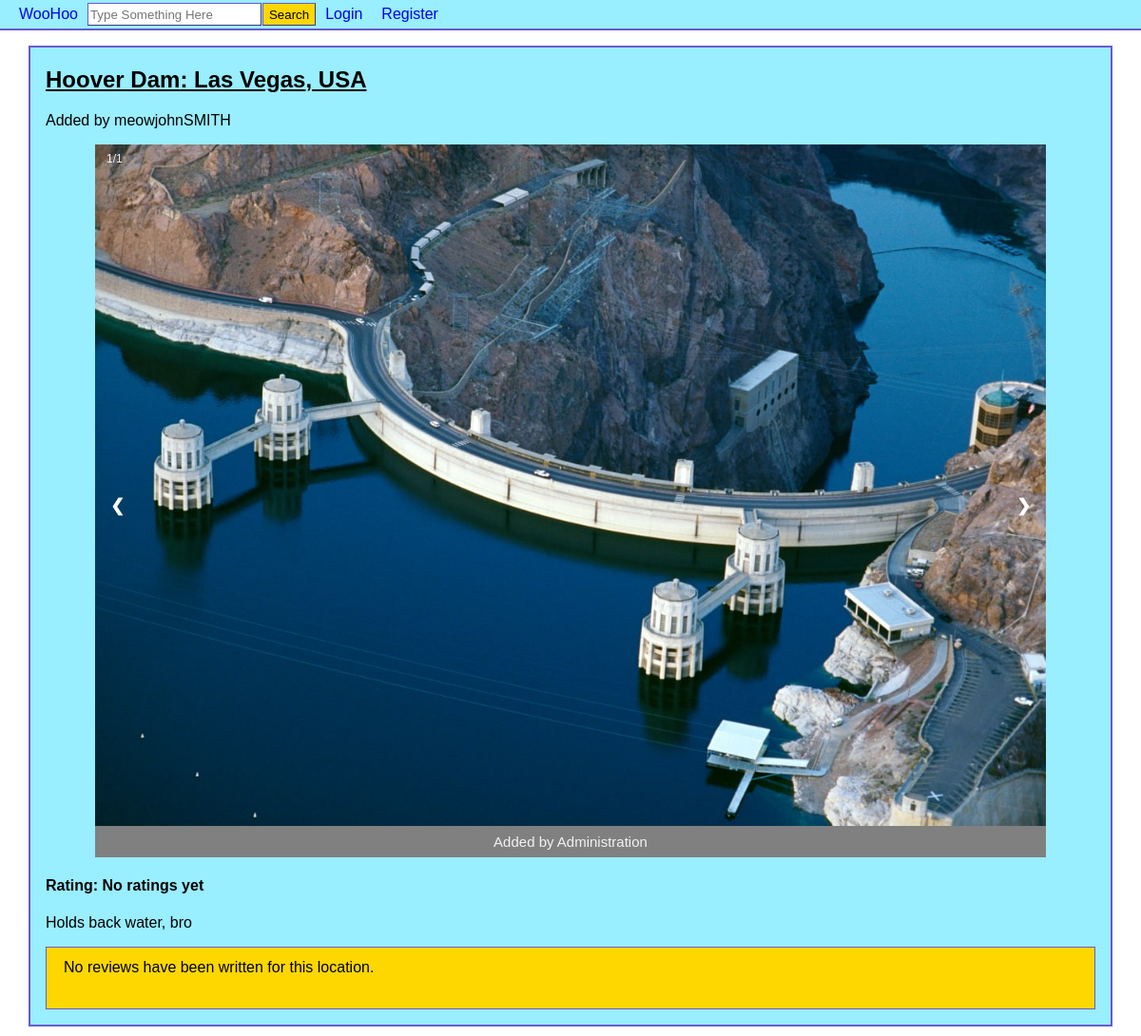
/place.php?place=4, run on the app's committed database.
### tables this page shows
CREATE TABLE `places` (
  `placeID` int(11) NOT NULL,
  `placeName` varchar(255) NOT NULL,
  `city` varchar(255) NOT NULL,
  `country` varchar(255) NOT NULL,
  `description` text DEFAULT NULL,
  `reviewScore` decimal(10,1) DEFAULT NULL,
  `userID` int(11) NOT NULL
);

CREATE TABLE `users` (
  `userID` int(11) NOT NULL,
  `username` varchar(255) NOT NULL,
  `email` varchar(255) NOT NULL,
  `password` varchar(255) NOT NULL,
  `dateRegistered` date NOT NULL
);

CREATE TABLE `pictures` (
  `pictureID` int(11) NOT NULL,
  `image` varchar(255) NOT NULL,
  `placeID` int(11) NOT NULL,
  `userID` int(11) NOT NULL
);

### place.php (the view, shortened to what this page needs)
<?php
require('database.php');
$place = $_GET['place'];
try {
	$placeQ = "SELECT * FROM places WHERE placeID=" . $place;
	$s5 = $db->prepare($placeQ);
	$s5->execute();
	$results = $s5->fetchAll();
	if ($results == null) {
		header('location: place_404.php');
	} else $results = $results[0];
} catch (PDOException $ex) {
	if(!isset($_GET['logout'])) {
		throw $ex;
	}
	echo $ex->getMessage();
}
?>
<!DOCTYPE html>
<html>
<head>
<link rel="stylesheet" href="css/style.css"/>
</head>
<body>
<header>
<?php include('header.php'); ?>
</header>
<div class="center">
<h2 style="text-decoration:underline;"><?php echo $results['placeName']; ?>: <?php echo $results['city']; ?>, <?php echo $results['country']; ?></h2>
<p>
<?php
$poster = $results['userID'];
$userQ = 'SELECT username FROM users WHERE userID='. $poster .' LIMIT 1';
$s1 = $db->prepare($userQ);
$s1->execute();
$username = $s1->fetchAll()[0];
if(!empty($username)){
echo 'Added by '. $username[0];
}
else{
echo 'Added by [Deleted]';
}
?></p>
<div class="slideshow-container">
<?php
$imgQ = "SELECT image, userID FROM pictures WHERE placeID=" . $results['placeID'];
$s2 = $db->prepare($imgQ);
$s2->execute();
$images = $s2->fetchAll();
$numImg = count($images);
$counter=1;
?>
<?php if(!empty($images[0]['image'])) : ?>
<?php
foreach($images as $img): ?>
<div class="mySlides fade">
     <div class="numbertext"><?php echo $counter.'/'.$numImg; ?></div>
     <img src="place_imgs/<?php
     	  $imgPath = $img['image'];
	  echo $imgPath;
	  ?>" alt="interesting" style="width:100%;">
      <div class="text">
      <?php
      $userQ = 'SELECT username FROM users WHERE userID='. $img['userID'] .' LIMIT 1';
      $s2 = $db->prepare($userQ);
      $s2->execute();
      $username = $s2->fetchAll()[0];
      if(!empty($username)){
      echo 'Added by '. $username[0];
      }
      else{
      echo 'Added by [Deleted]';
      }
      ?>
      </div>
</div>
<?php
$counter++;
endforeach;
?>
<a class="prev" onclick="plusSlides(-1)">&#10094;</a>
<a class="next" onclick="plusSlides(1)">&#10095;</a>
<?php endif; ?>
</div>
<div style="display:inline">
	<h4>Rating: <?php
	if(!is_null($results['reviewScore'])){
	echo $results['reviewScore'];
	}
	else{
	echo 'No ratings yet';
	}
	?></h4>
</div>
<p>
<?php echo $results['description']; ?>
</p>
<?php include('review.php'); ?>
</div>
</body>
</html>

### css/style.css (style rules this page uses)
body { margin-top: 0px; margin-left: 0px; margin-right: 0px; }
.center { width: 95%; margin: 1em auto; padding: 1em; padding-top: 0; background-color: #99EEFF; border: 2px solid slateblue; }
.slideshow-container { max-width: 1000px; position: relative; margin: auto; }
.mySlides { display: none; }
.prev, .next { cursor: pointer; position: absolute; top: 50%; width: auto; margin-top: -22px; padding: 16px; color: white; font-weight: bold; font-size: 18px; transition: 0.6s ease; border-radius: 0 3px 3px 0; user-select: none; }
.next { right: 0; border-radius: 3px 0 0 3px; }
.text { color: #f2f2f2; background-color: grey; font-size: 15px; padding: 8px 12px; position: absolute; width: 100%; bottom:0; text-align: center; }
.numbertext { color: #f2f2f2; font-size: 12px; padding: 8px 12px; position: absolute; top: 0; }
.fade { -webkit-animation-name: fade; -webkit-animation-duration: 1.5s; animation-name: fade; animation-duration: 1.5s; }
* { box-sizing: border-box }
body { font-family: Verdana, sans-serif; margin:0 }
img { vertical-align: middle; }
.prev, .next { cursor: pointer; position: absolute; top: 50%; width: auto; padding: 16px; margin-top: -22px; color: white; font-weight: bold; font-size: 18px; transition: 0.6s ease; border-radius: 0 3px 3px 0; user-select: none; }

### header.php (style rules this page uses)
header { width: 100%; align-items: center; }

### data on the page
places: placeName "Hoover Dam", city "Las Vegas", country "USA", description "Holds back water, bro"
users: username "meowjohnSMITH"
pictures: image (picture), userID.username "Administration"

### other printed values
$text "No reviews have been written for this location."
